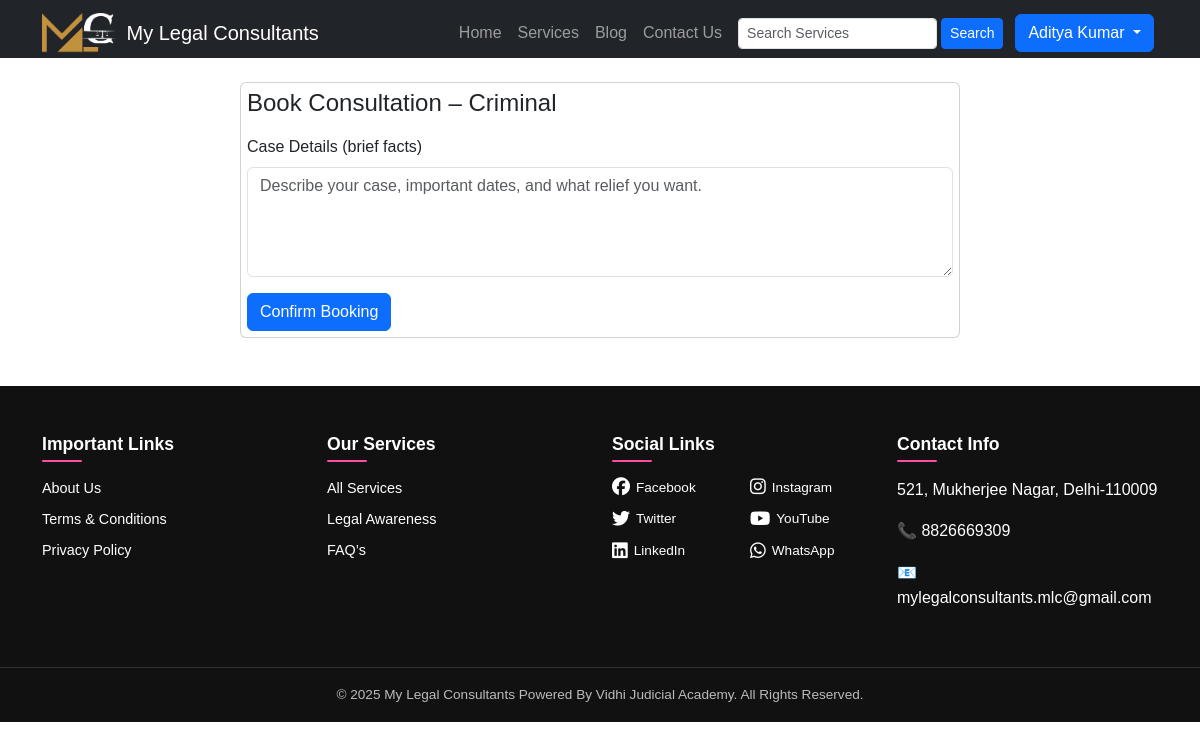
The page /book-consultation/2/ (signed in) on the database its author committed.
### core/models.py (models this page shows, shortened)
class User(AbstractUser):
    USER_TYPE_CHOICES = (
        ('client', 'Client'),
        ('advocate', 'Advocate'),
    )
    user_type = models.CharField(max_length=10, choices=USER_TYPE_CHOICES, blank=True, default='client')
    mobile_number = models.CharField(max_length=15, blank=True, default='')
    address = models.TextField(blank=True, default='')
    state = models.CharField(max_length=50, blank=True, default='')
    city = models.CharField(max_length=50, blank=True, default='')
    profile_pic = models.ImageField(upload_to='profile_pics/', blank=True, null=True)
    enrollment_number = models.CharField(max_length=50, blank=True, null=True)
    bar_council_id = models.FileField(upload_to='bar_council_ids/', blank=True, null=True)
    experience = models.IntegerField(default=0, blank=True)
    expertise = models.CharField(max_length=200, blank=True, default='')
    document = models.FileField(upload_to='advocate_docs/', blank=True, null=True)

class Service(models.Model):
    category = models.ForeignKey(ServiceCategory, on_delete=models.CASCADE, related_name='services')
    title = models.CharField(max_length=200)
    description = models.TextField(blank=True, default='')
    image = models.ImageField(upload_to='services/', blank=True, null=True)
    featured = models.BooleanField(default=False)

class SiteSettings(models.Model):
    site_name = models.CharField(max_length=200, default="My Legal Consultants")
    facebook = models.URLField(blank=True, null=True)
    instagram = models.URLField(blank=True, null=True)
    twitter = models.URLField(blank=True, null=True)
    youtube = models.URLField(blank=True, null=True)
    linkedin = models.URLField(blank=True, null=True)
    whatsapp = models.CharField(max_length=50, blank=True, null=True)
    address = models.TextField(blank=True, null=True)
    phone = models.CharField(max_length=20, blank=True, null=True)
    email = models.EmailField(blank=True, null=True)
    class Meta:
        verbose_name = "Footer Settings"
        verbose_name_plural = "Footer Settings"

### core/views.py (the view, shortened to what this page needs)
# urls.py: path('book-consultation/<int:service_id>/', views.book_consultation, name='book_consultation'),
@login_required
def book_consultation(request, service_id):
    if request.user.user_type != 'client':
        messages.error(request, "Only clients can book consultations.")
        resp = redirect('home')
        resp['X-Robots-Tag'] = 'noindex, nofollow'
        return resp
    service = get_object_or_404(Service, id=service_id)
    response = render(request, 'core/book_consultation.html', {'service': service})
    response['X-Robots-Tag'] = 'noindex, nofollow'
    return response

### core/context_processors.py (called while the page is built)
def user_flags(request):
    user = request.user
    if user.is_authenticated:
        return {
            'is_client': user.user_type == 'client',
            'is_advocate': user.user_type == 'advocate',
            'support_email': 'support@mylegalconsultants.in',
            'support_contact': '+91-9876543210',
        }
    return {
        'support_email': 'support@mylegalconsultants.in',
        'support_contact': '+91-9876543210',
    }

def footer_settings(request):
    settings = SiteSettings.objects.first()
    return {
        "footer_settings": settings
    }

### core/templates/core/book_consultation.html (shortened to what this page needs)
{% extends "core/base.html" %}
{% load static %}
{% block content %}
<div class="container my-4">
  <div class="row justify-content-center">
    <div class="col-md-8">
      <div class="card">
        <div class="card-body">
          <h4 class="mb-3">Book Consultation – {{ service.title }}</h4>
          <form method="post">
            <div class="mb-3">
              <label class="form-label">Case Details (brief facts)</label>
              <textarea name="case_details" class="form-control" rows="4"
                        placeholder="Describe your case, important dates, and what relief you want."></textarea>
            </div>
            <button type="submit" class="btn btn-primary">
              Confirm Booking
            </button>
          </form>
        </div>
      </div>
    </div>
  </div>
</div>
{% endblock %}

### core/templates/core/base.html (shortened to what this page needs)
{% load static %}
<!DOCTYPE html>
<html lang="en">
<head>
    <link href="https://cdn.jsdelivr.net/npm/bootstrap@5.3.1/dist/css/bootstrap.min.css" rel="stylesheet">
    <link rel="stylesheet" href="{% static 'css/style.css' %}">
    <link rel="stylesheet" href="https://cdnjs.cloudflare.com/ajax/libs/font-awesome/6.5.0/css/all.min.css">
</head>
<body class="{% block body_class %}{% endblock %}">
    <nav class="navbar navbar-expand-lg navbar-dark bg-dark">
        <div class="container">
            <a class="navbar-brand d-flex align-items-center" href="{% url 'home' %}">
                <img src="{% static 'images/logo.png' %}" alt="Logo" height="40" class="me-2">
                <span>My Legal Consultants</span>
            </a>
            <div class="collapse navbar-collapse" id="navbarNav">
                <ul class="navbar-nav ms-auto align-items-center">
                    <li class="nav-item">
                        <a class="nav-link" href="{% url 'home' %}">Home</a>
                    </li>
                    <li class="nav-item">
                        <a class="nav-link" href="{% url 'all_services' %}">Services</a>
                    </li>
                    <li class="nav-item">
                        <a class="nav-link" href="{% url 'blog_list' %}">Blog</a>
                    </li>
                    <li class="nav-item">
                        <a class="nav-link" href="{% url 'contact_us' %}">Contact Us</a>
                    </li>
                    <li class="nav-item mx-2">
                        <form class="d-flex" method="get" action="{% url 'all_services' %}">
                            <input class="form-control form-control-sm me-1" type="search" name="q" placeholder="Search Services" aria-label="Search">
                            <button class="btn btn-primary btn-sm" type="submit">Search</button>
                        </form>
                    </li>
                    {% if not user.is_authenticated %}
                    <li class="nav-item mx-1">
                        <a class="btn btn-outline-light" href="{% url 'login' %}">Login</a>
                    </li>
                    <li class="nav-item dropdown mx-1 desktop-register-btn">
                        <a class="btn btn-primary dropdown-toggle" href="#" role="button" data-bs-toggle="dropdown" aria-expanded="false">
                            Register
                        </a>
                        <ul class="dropdown-menu dropdown-menu-end" aria-labelledby="registerDropdown">
                            <li><a class="dropdown-item" href="{% url 'register_client' %}">Register as Client</a></li>
                            <li><a class="dropdown-item" href="{% url 'register_advocate' %}">Register as Advocate</a></li>
                        </ul>
                    </li>
                    {% else %}
                    <li class="nav-item dropdown mx-1">
                        <a class="btn btn-primary dropdown-toggle" href="#" role="button" data-bs-toggle="dropdown">
                            {{ user.first_name }}
                        </a>
                    </li>
                    {% endif %}
                </ul>
            </div>
        </div>
    </nav>
    <main class="container my-4">
        {% block content %}{% endblock %}
    </main>
<footer class="footer-section mt-5 pt-5">
    <div class="container">
        <div class="row">
            <div class="col-md-3 mb-4">
                <h5 class="footer-title">Important Links</h5>
                <ul class="footer-list">
                    <li><a href="{% url 'about_us' %}">About Us</a></li>
                    <li><a href="{% url 'terms_and_conditions' %}">Terms & Conditions</a></li>
                    <li><a href="{% url 'privacy_policy' %}">Privacy Policy</a></li>
                </ul>
            </div>
            <div class="col-md-3 mb-4">
                <h5 class="footer-title">Our Services</h5>
                <ul class="footer-list">
                    <li><a href="{% url 'all_services' %}">All Services</a></li>
                    <li><a href="{% url 'blog_list' %}">Legal Awareness</a></li>
                    <li><a href="{% url 'contact_us' %}">FAQ’s</a></li>
                </ul>
            </div>
            <div class="col-md-3 mb-4">
                <h5 class="footer-title">Social Links</h5>
                <div class="social-grid-2x3">
                    {% if footer_settings.facebook %}
                    <a href="{{ footer_settings.facebook }}" target="_blank"><i class="fab fa-facebook"></i> Facebook</a>
                    {% endif %}
                    {% if footer_settings.instagram %}
                    <a href="{{ footer_settings.instagram }}" target="_blank"><i class="fab fa-instagram"></i> Instagram</a>
                    {% endif %}
                    {% if footer_settings.twitter %}
                    <a href="{{ footer_settings.twitter }}" target="_blank"><i class="fab fa-twitter"></i> Twitter</a>
                    {% endif %}
                    {% if footer_settings.youtube %}
                    <a href="{{ footer_settings.youtube }}" target="_blank"><i class="fab fa-youtube"></i> YouTube</a>
                    {% endif %}
                    {% if footer_settings.linkedin %}
                    <a href="{{ footer_settings.linkedin }}" target="_blank"><i class="fab fa-linkedin"></i> LinkedIn</a>
                    {% endif %}
                    {% if footer_settings.whatsapp %}
                    <a href="https://wa.me/{{ footer_settings.whatsapp }}" target="_blank"><i class="fab fa-whatsapp"></i> WhatsApp</a>
                    {% endif %}
                </div>
            </div>
            <div class="col-md-3 mb-4">
                <h5 class="footer-title">Contact Info</h5>
                <p>{{ footer_settings.address }}</p>
                <p><strong>📞</strong> {{ footer_settings.phone }}</p>
                <p><strong>📧</strong> {{ footer_settings.email }}</p>
            </div>
        </div>
    </div>
    <div class="footer-bottom text-center py-3 mt-3">
        © {% now "Y" %} My Legal Consultants Powered By Vidhi Judicial Academy. All Rights Reserved.
    </div>
</footer>
</body>
</html>

### static/css/style.css (style rules this page uses)
* { margin: 0; padding: 0; box-sizing: border-box; }
html, body { width: 100%; max-width: 100%; overflow-x: hidden !important; }
body { font-family: "Poppins", sans-serif; background-color: #ffffff; color: #111827; line-height: 1.6; }
.card-body { padding: 6px !important; }
.navbar { margin-bottom: 0 !important; padding-bottom: 0 !important; }
.navbar + * { margin-top: 0 !important; padding-top: 0 !important; }
@media (min-width: 769px) { .navbar { margin-bottom: 0 !important; padding-bottom: 0 !important; } }
@media (min-width: 769px) { .navbar + * { margin-top: 0 !important; padding-top: 0 !important; } }
.footer-section { background-color: #111; color: #fff !important; }
.footer-title { font-size: 1.1rem; font-weight: 600; margin-bottom: 15px; color: #fff; }
.footer-list { list-style: none; padding: 0; }
.footer-list li { margin-bottom: 8px; font-size: 0.9rem; }
.footer-list li a { text-decoration: none; color: #d1d5db; transition: 0.3s; }
.footer-bottom { border-top: 1px solid #333; padding-top: 15px; color: #bbb; font-size: 0.85rem; }
.social-grid-2x3 { display: grid; grid-template-columns: repeat(2, 1fr); gap: 10px 15px; }
.social-grid-2x3 a { display: flex; align-items: center; gap: 6px; color: #ddd; text-decoration: none; font-size: 0.85rem; transition: 0.3s ease; white-space: nowrap; }
.social-grid-2x3 i { font-size: 18px; }
.footer-section p, .footer-section li, .footer-section a { color: #fff !important; }
.footer-section strong { color: #ff4da6 !important; }
.footer-title { position: relative; padding-bottom: 6px; }
.footer-title::after { content: ""; position: absolute; left: 0; bottom: 0; width: 40px; height: 2px; background-color: #ff4da6; border-radius: 2px; }

### rows shown on the page
User: first_name "Aditya Kumar"
Service: title "Criminal"
SiteSettings: address "521, Mukherjee Nagar, Delhi-110009", phone "8826669309", email "mylegalconsultants.mlc@gmail.com"
